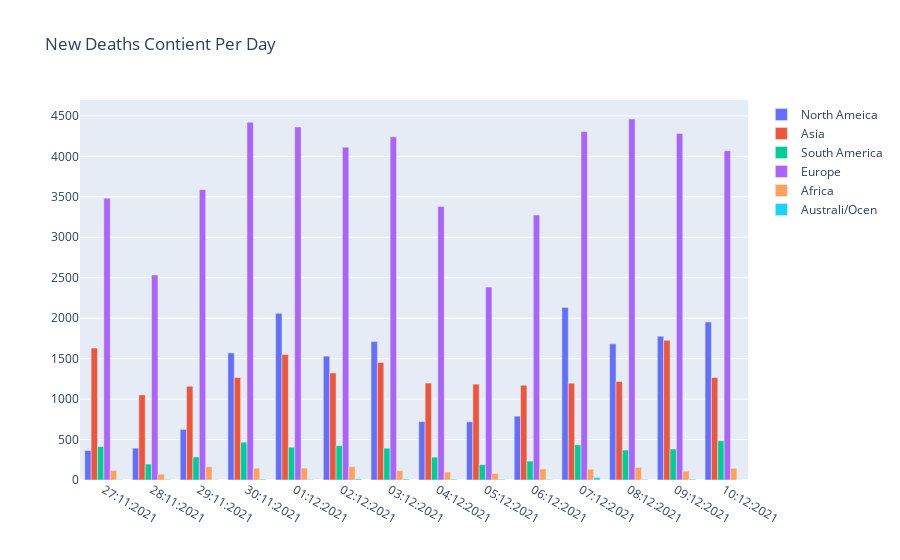

The notebook cell saved with this chart:
### Code cell
fig = go.Figure(data=[
    go.Bar(x=continent_date_plots[0]['Date'], y=continent_date_plots[0]['New Deaths'], name = continent_name[0]),
    go.Bar(x=continent_date_plots[0]['Date'], y=continent_date_plots[1]['New Deaths'], name = continent_name[1]),
    go.Bar(x=continent_date_plots[0]['Date'], y=continent_date_plots[2]['New Deaths'], name = continent_name[2]),
    go.Bar(x=continent_date_plots[0]['Date'], y=continent_date_plots[3]['New Deaths'], name = continent_name[3]),
    go.Bar(x=continent_date_plots[0]['Date'], y=continent_date_plots[4]['New Deaths'], name = continent_name[4]),
    go.Bar(x=continent_date_plots[0]['Date'], y=continent_date_plots[5]['New Deaths'], name = continent_name[5]),
])
# Change the bar mode
fig.update_layout(barmode='group', title_text = 'New Deaths Contient Per Day')
fig.show()

### Figure 1 — Plotly figure (JSON) as saved in the notebook; plotly's stock layout.template omitted (floating-point values rounded to 4 significant figures)
{"data": [{"name": "North Ameica", "type": "bar", "x": ["27:11:2021", "28:11:2021", "29:11:2021", "30:11:2021", "01:12:2021", "02:12:2021", "03:12:2021", "04:12:2021", "05:12:2021", "06:12:2021", "07:12:2021", "08:12:2021", "09:12:2021", "10:12:2021"], "y": [365, 394, 626, 1571, 2060, 1531, 1711, 722, 719, 789, 2133, 1683, 1777, 1952]}, {"name": "Asia", "type": "bar", "x": ["27:11:2021", "28:11:2021", "29:11:2021", "30:11:2021", "01:12:2021", "02:12:2021", "03:12:2021", "04:12:2021", "05:12:2021", "06:12:2021", "07:12:2021", "08:12:2021", "09:12:2021", "10:12:2021"], "y": [1630, 1052, 1158, 1267, 1551, 1323, 1452, 1198, 1185, 1171, 1197, 1217, 1727, 1267]}, {"name": "South America", "type": "bar", "x": ["27:11:2021", "28:11:2021", "29:11:2021", "30:11:2021", "01:12:2021", "02:12:2021", "03:12:2021", "04:12:2021", "05:12:2021", "06:12:2021", "07:12:2021", "08:12:2021", "09:12:2021", "10:12:2021"], "y": [412, 197, 285, 467, 405, 424, 393, 283, 190, 234, 434, 370, 383, 485]}, {"name": "Europe", "type": "bar", "x": ["27:11:2021", "28:11:2021", "29:11:2021", "30:11:2021", "01:12:2021", "02:12:2021", "03:12:2021", "04:12:2021", "05:12:2021", "06:12:2021", "07:12:2021", "08:12:2021", "09:12:2021", "10:12:2021"], "y": [3483, 2535, 3589, 4421, 4364, 4114, 4242, 3381, 2384, 3275, 4307, 4462, 4283, 4070]}, {"name": "Africa", "type": "bar", "x": ["27:11:2021", "28:11:2021", "29:11:2021", "30:11:2021", "01:12:2021", "02:12:2021", "03:12:2021", "04:12:2021", "05:12:2021", "06:12:2021", "07:12:2021", "08:12:2021", "09:12:2021", "10:12:2021"], "y": [119, 71, 164, 146, 149, 165, 117, 98, 82, 137, 134, 155, 109, 145]}, {"name": "Australi/Ocen", "type": "bar", "x": ["27:11:2021", "28:11:2021", "29:11:2021", "30:11:2021", "01:12:2021", "02:12:2021", "03:12:2021", "04:12:2021", "05:12:2021", "06:12:2021", "07:12:2021", "08:12:2021", "09:12:2021", "10:12:2021"], "y": [5, 8, 3, 11, 6, 14, 13, 10, 9, 6, 32, 8, 10, 2]}], "layout": {"barmode": "group", "title": {"text": "New Deaths Contient Per Day"}}}
